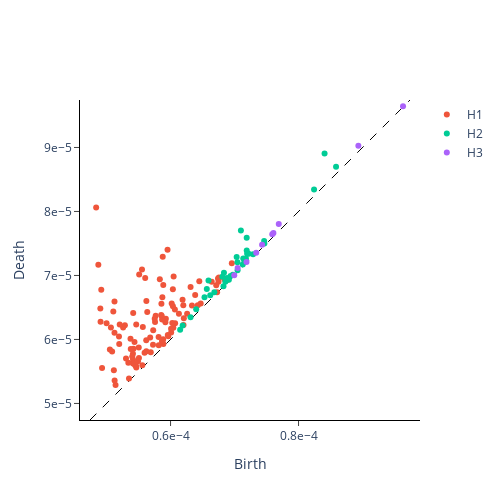

Write notebook code for a chart like this one.
### Code cell
overall_diagrams_plot = gtda.plotting.plot_diagram(overall_diagrams[print_obj])
display(overall_diagrams_plot)
overall_diagrams_plot.write_image(file = f"{subj}/{exp}/overall_diagram.svg", format = "svg")
